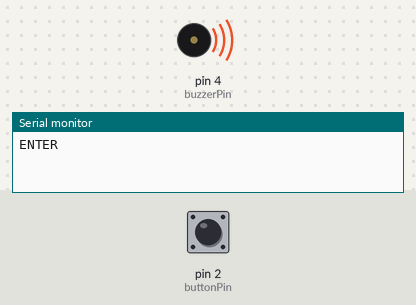
Bench run of a sketch on a simulated Arduino Uno, built with avr-gcc and run on an emulated ATmega328P. Shown: buzzer (waves = sounding, pin HIGH), the last lines printed to the serial monitor. The test bench sets the inputs (shaded band); at power-on: pin 2 (buttonPin) HIGH.

Above: at 1.2 s.
1.3 s: pin 2 (buttonPin) pulled LOW for 0.15 s
At 1.62 s:
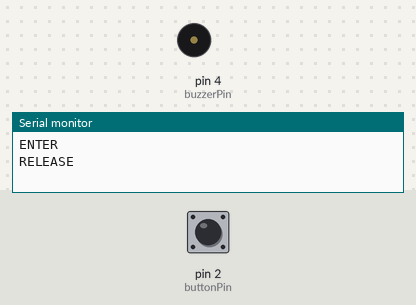
2.9 s: pin 2 (buttonPin) pulled LOW for 3.2 s
At 7.0 s:
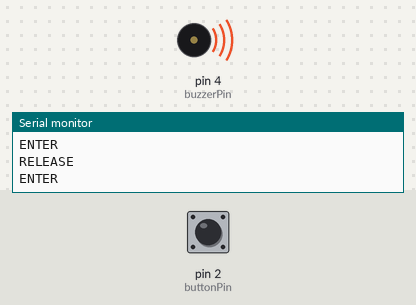
Timing chart, 0 to 8.5 s (numbered marks = the images above; inputs shaded):
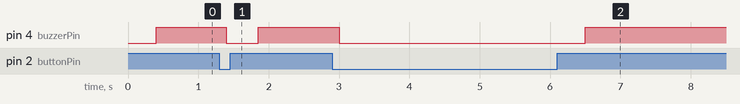

Measured:
- after the input at 1.3 s, pin 4 (buzzerPin): HIGH → LOW after 0.10 s, → HIGH 0.45 s later
- after the input at 2.9 s, pin 4 (buzzerPin): HIGH → LOW after 0.10 s, → HIGH 3.5 s later

The sketch:

parpadeo_lentes.ino
```cpp
/* Esta version del codigo utiliza un sensor Infra rojo
Cuando el sensor no detecta, manda cero (LOW)
y cuando detecta, manda 1 (HIGH)
*/
const int buttonPin = PD2;   // Pin del botón
const int buzzerPin = PD4;   // Pin del buzzer
const int debounceTime = 400;  // Tiempo de debounce para prendido en milisegundos (ajustable)
const int debounceTimeOff = 100;  // Tiempo de debounce para apagado en milisegundos (ajustable)

bool buttonPressed = false;  // Estado del botón

void setup() {
  // put your setup code here, to run once:
  pinMode(buttonPin, INPUT_PULLUP); // Botón con resistencia interna
  pinMode(buzzerPin, OUTPUT);
  Serial.begin(9600);  // Iniciar comunicación serie
}

void loop() {
  // put your main code here, to run repeatedly:
      if (digitalRead(buttonPin) == HIGH && !buttonPressed) {
        delay(debounceTime);  // Espera para debounce
        if (digitalRead(buttonPin) == HIGH) {  // Verificar si sigue presionado
            buttonPressed = true;
            digitalWrite(buzzerPin, HIGH);  // Activar buzzer
            Serial.println("ENTER");  // Enviar señal a la PC
        }
    }

    if (digitalRead(buttonPin) == LOW && buttonPressed) {
        delay(debounceTimeOff);  // Espera para debounce en liberación
        if (digitalRead(buttonPin) == LOW) {  // Verificar si sigue liberado
            buttonPressed = false;
            digitalWrite(buzzerPin, LOW);  // Apagar buzzer
            Serial.println("RELEASE");  // Enviar señal de liberación
        }
    }
}
```
